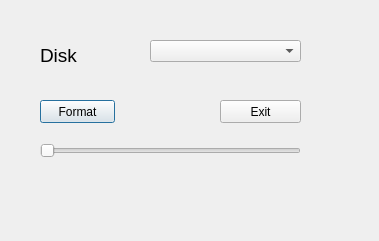
<?xml version="1.0" encoding="UTF-8"?>
<ui version="4.0">
 <class>FormatDiskClass</class>
 <widget class="QDialog" name="FormatDiskClass">
  <property name="geometry">
   <rect>
    <x>0</x>
    <y>0</y>
    <width>379</width>
    <height>241</height>
   </rect>
  </property>
  <property name="windowTitle">
   <string>FormatDisk</string>
  </property>
  <widget class="QComboBox" name="comboBox">
   <property name="geometry">
    <rect>
     <x>150</x>
     <y>40</y>
     <width>151</width>
     <height>22</height>
    </rect>
   </property>
  </widget>
  <widget class="QLabel" name="label">
   <property name="geometry">
    <rect>
     <x>40</x>
     <y>40</y>
     <width>91</width>
     <height>31</height>
    </rect>
   </property>
   <property name="text">
    <string>&lt;!DOCTYPE HTML PUBLIC &quot;-//W3C//DTD HTML 4.0//EN&quot; &quot;http://www.w3.org/TR/REC-html40/strict.dtd&quot;&gt;
&lt;html&gt;&lt;head&gt;&lt;meta name=&quot;qrichtext&quot; content=&quot;1&quot; /&gt;&lt;style type=&quot;text/css&quot;&gt;
p, li { white-space: pre-wrap; }
&lt;/style&gt;&lt;/head&gt;&lt;body style=&quot; font-family:'宋体'; font-size:9pt; font-weight:400; font-style:normal;&quot;&gt;
&lt;p style=&quot; margin-top:0px; margin-bottom:0px; margin-left:0px; margin-right:0px; -qt-block-indent:0; text-indent:0px;&quot;&gt;&lt;span style=&quot; font-size:14pt;&quot;&gt;Disk&lt;/span&gt;&lt;/p&gt;&lt;/body&gt;&lt;/html&gt;</string>
   </property>
  </widget>
  <widget class="QPushButton" name="pushButton_format">
   <property name="geometry">
    <rect>
     <x>40</x>
     <y>100</y>
     <width>75</width>
     <height>23</height>
    </rect>
   </property>
   <property name="text">
    <string>Format</string>
   </property>
  </widget>
  <widget class="QPushButton" name="pushButton_exit">
   <property name="geometry">
    <rect>
     <x>220</x>
     <y>100</y>
     <width>81</width>
     <height>23</height>
    </rect>
   </property>
   <property name="text">
    <string>Exit</string>
   </property>
  </widget>
  <widget class="QSlider" name="horizontalSlider">
   <property name="geometry">
    <rect>
     <x>40</x>
     <y>140</y>
     <width>261</width>
     <height>21</height>
    </rect>
   </property>
   <property name="orientation">
    <enum>Qt::Horizontal</enum>
   </property>
  </widget>
 </widget>
 <layoutdefault spacing="6" margin="11"/>
 <resources/>
 <connections/>
</ui>
